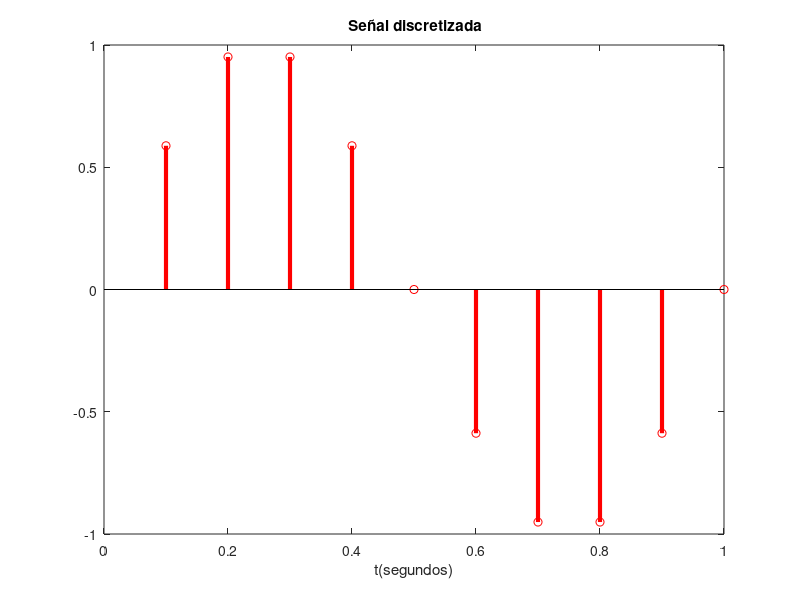

Source code (MATLAB): (Note: this script raises an error after producing the figure.)
%% PRÁCTICA 6.11b. DFT de una señal sinusoidal

clc, close all, clear all;
% La duración debe ser al menos un período de la señal
% como Fo = 1 Hz, entonces, al menos sería 1 segundo.
Fo = 1;
duracion =1; 
% Como Fo = 1 Hz, entonces Fmax = 1.
Fmax = 1; 
% Teorema del muestreo: se supone un factor de 10
Fs = 10*Fmax; 
Ts= 1/ Fs;
%Base de tiempos:
n = Ts:Ts:duracion;
% Señal muestreada en los valores del tiempo discreto 
xn = sin(2*pi*Fo*n);
% Grafica en el dominio del tiempo:
stem(n, xn,'r', 'linewidth',3)
title(' Señal discretizada')
xlabel('t(segundos)')
% Dominio de la frecuencia: DFT
N = length (xn);
Xk = dft_vectorial (xn);
Espectro_amplitudes= abs(Xk);
Espectro_amplitudes_normalizado = Espectro_amplitudes/max(Espectro_amplitudes);
% Grafica de la DFT normalizada:
% Eje de frecuencias:
f=linspace(0,Fs, length(xn));
figure
stem(f,Espectro_amplitudes_normalizado)
title('Espectro de amplitudes normalizado')
xlabel('f(Hz)')
%Visualización de la DFT normalizada solo hasta Fs/2:
figure
stem(f,Espectro_amplitudes_normalizado)
axis([0 Fs/2 0 max(Espectro_amplitudes_normalizado)])
title('Espectro de amplitudes normalizado - desde cero hasta Fs/2')
xlabel('f(Hz)')
grid minor
